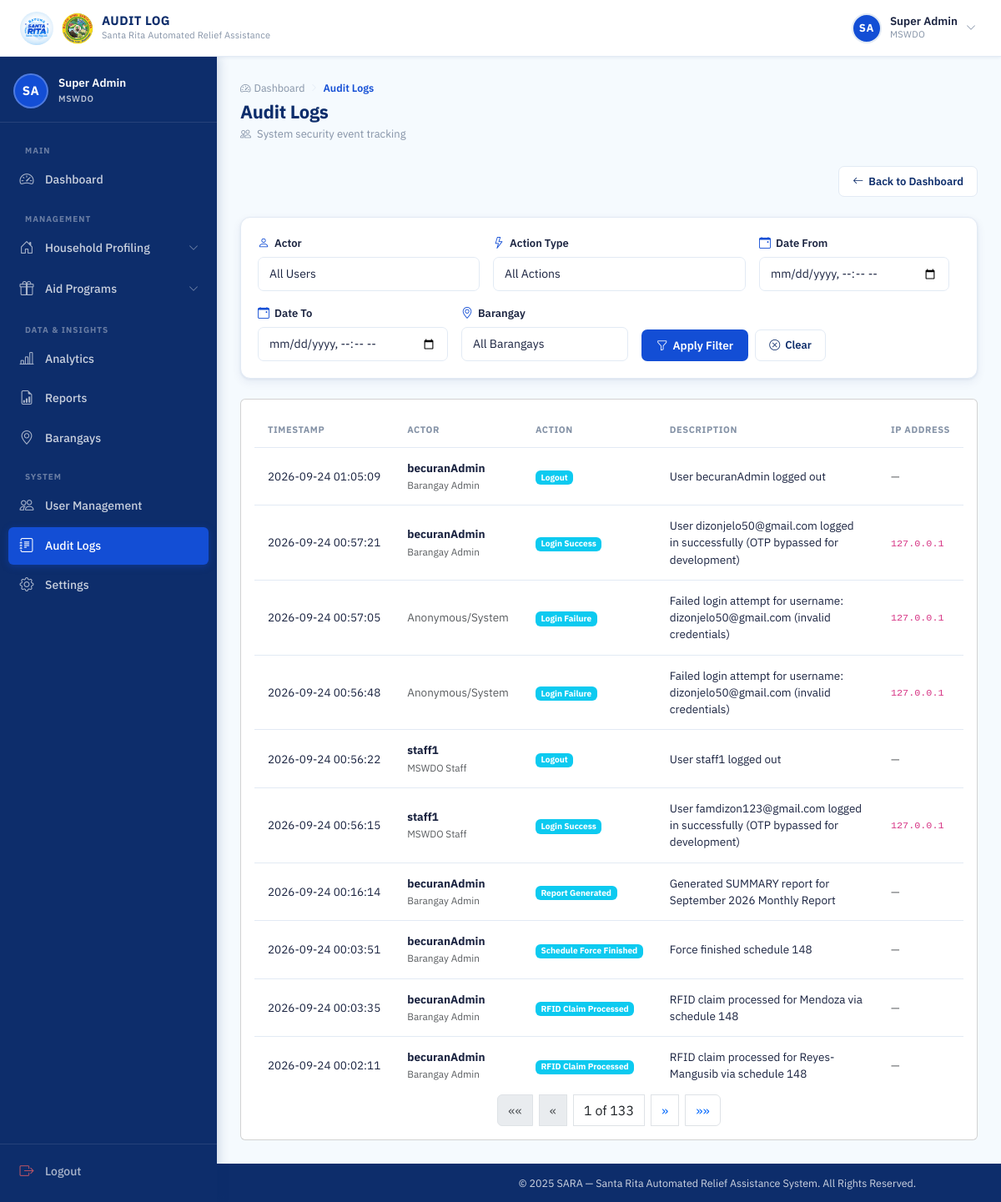
The page /mswdo/audit-log/ (signed in) on the database as committed earlier.
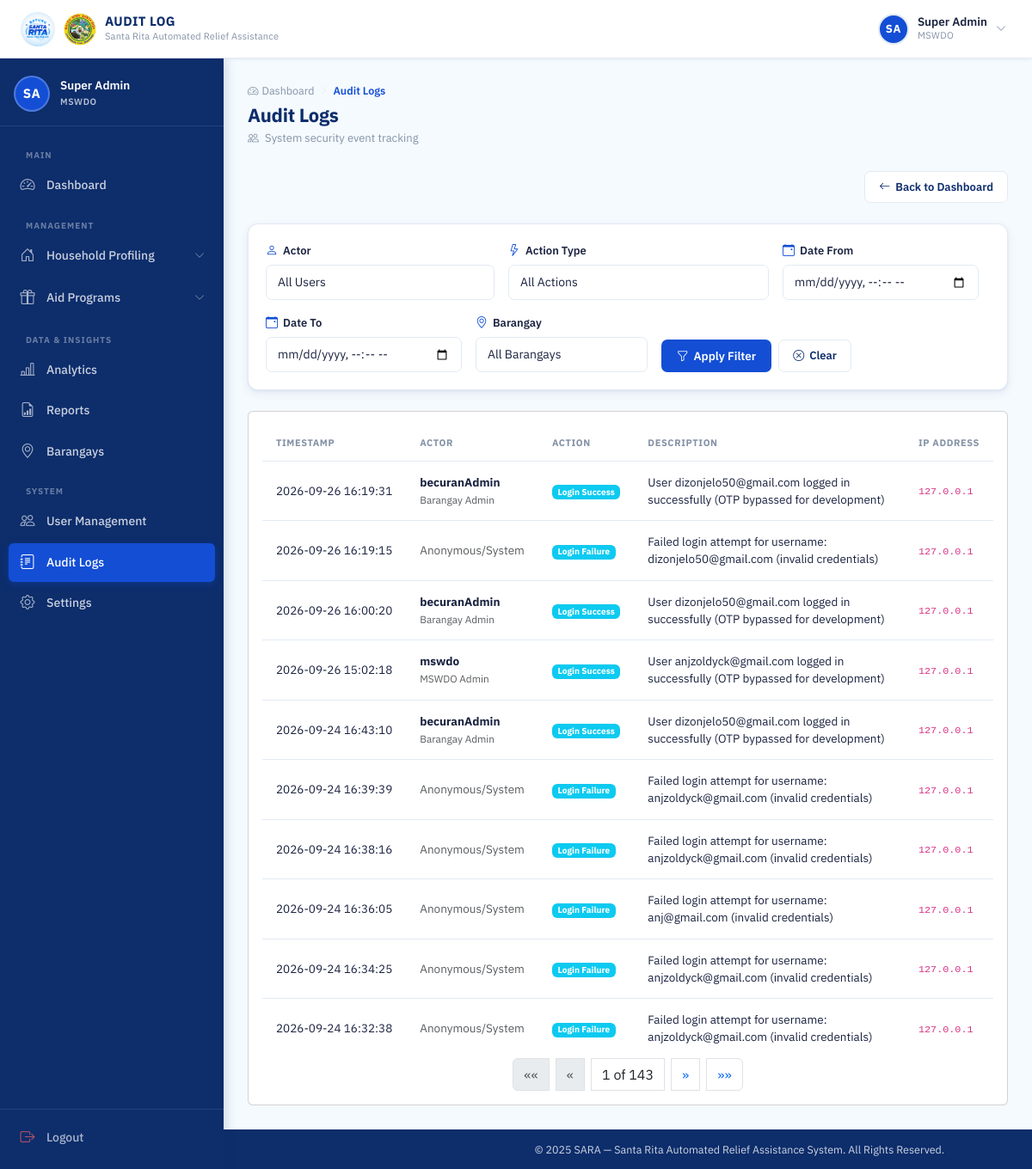
The same page on the database as committed later.
### core/models.py (models this page shows, shortened)
class AuditLog(models.Model):
    ACTION_TYPE_CHOICES = (
        ('LOGIN_SUCCESS', 'Login Success'),
        ('LOGIN_FAILURE', 'Login Failure'),
        ('LOGOUT', 'Logout'),
        ('OTP_LOCKOUT', 'OTP Verification Lockout'),
        ('OTP_SUCCESS', 'OTP Verification Success'),
        ('OTP_FAILURE', 'OTP Verification Failure'),
        ('USER_CREATED', 'User Created'),
        ('USER_ACTIVATED', 'User Activated'),
        ('USER_DEACTIVATED', 'User Deactivated'),
        ('USER_ROLE_CHANGED', 'User Role Changed'),
        ('USER_BARANGAY_CHANGED', 'User Barangay Assignment Changed'),
        ('USER_DELETED', 'User Deleted'),
        ('SCHEDULE_CREATED', 'Schedule Created'),
        ('SCHEDULE_EDITED', 'Schedule Edited'),
        ('SCHEDULE_CANCELLED', 'Schedule Cancelled'),
        ('SCHEDULE_FORCE_FINISHED', 'Schedule Force Finished'),
        ('SCHEDULE_AUTO_FINISHED', 'Schedule Auto Finished'),
        ('BENEFICIARY_LIST_GENERATED', 'Beneficiary List Generated'),
        ('BENEFICIARY_MANUAL_ADD', 'Beneficiary Manual Override Add'),
        ('BENEFICIARY_MANUAL_REMOVE', 'Beneficiary Manual Override Remove'),
        ('CLAIM_RFID', 'RFID Claim Processed'),
        ('CLAIM_WALKIN', 'Walk-in Claim Processed'),
        ('LATE_WALKIN_CLAIM', 'Late Walk-in Claim for Missed Schedule'),
        ('FAMILY_REACTIVATED_WALKIN', 'Family Reactivated via Walk-in'),
        ('BARANGAY_ADMIN_ASSIGNED', 'Barangay Admin Assigned to Schedule'),
        ('BARANGAY_ADMIN_UNASSIGNED', 'Barangay Admin Unassigned from Schedule'),
        ('ACCESS_DENIED_SCAN', 'Access Denied - Scan RFID'),
        ('ACCESS_DENIED_BENEFICIARY', 'Access Denied - Beneficiary List'),
        ('ACCESS_DENIED_SEARCH', 'Access Denied - Search Eligible'),
        ('ACCESS_DENIED_FINISH', 'Access Denied - Finish Distribution'),
        ('REPORT_GENERATED', 'Report Generated'),
        ('BENEFICIARY_BACKUP_DOWNLOADED', 'Beneficiary List Backup Downloaded'),
        ('BENEFICIARY_BACKUP_SKIPPED', 'Beneficiary List Backup Skipped'),
        ('OFFLINE_SYNC_EXPORTED', 'Offline Kit Sync Exported'),
        ('OFFLINE_CLAIM_RECONCILIATION_IMPORT', 'Offline Claim Reconciliation Import'),
    )
    actor = models.ForeignKey(
        settings.AUTH_USER_MODEL,
        on_delete=models.SET_NULL,
        null=True,
        blank=True,
        related_name='audit_logs',
        help_text="User who performed the action (null for anonymous failed login attempts)"
    )
    action_type = models.CharField(
        max_length=50,
        choices=ACTION_TYPE_CHOICES,
        db_index=True
    )
    content_type = models.ForeignKey(ContentType, on_delete=models.CASCADE, null=True, blank=True)
    object_id = models.PositiveIntegerField(null=True, blank=True)
    target = GenericForeignKey('content_type', 'object_id')
    description = models.TextField(
        help_text="Human-readable description of the action (do not include sensitive values like passwords/OTPs)"
    )
    ip_address = models.GenericIPAddressField(null=True, blank=True)
    created_at = models.DateTimeField(auto_now_add=True, db_index=True)
    class Meta:
        ordering = ['-created_at']
        indexes = [
            models.Index(fields=['action_type', 'created_at']),
            models.Index(fields=['actor', 'created_at']),
        ]

### accounts/models.py (models this page shows, shortened)
class User(AbstractUser):
    ROLE_CHOICES = (
        ('MSWDO', 'MSWDO Admin'),
        ('MSWDO_STAFF', 'MSWDO Staff'),
        ('BARANGAY', 'Barangay Admin'),
    )
    email = models.EmailField(unique=True)
    role = models.CharField(max_length=20, choices=ROLE_CHOICES)
    barangay = models.ForeignKey(
        'Barangay', on_delete=models.SET_NULL, blank=True, null=True, related_name='users'
    )
    is_active = models.BooleanField(default=True)
    middle_name = models.CharField(max_length=150, blank=True)
    suffix = models.CharField(max_length=10, blank=True, null=True)
    position = models.CharField(max_length=100, blank=True)
    birth_place = models.CharField(max_length=200, blank=True)
    CIVIL_STATUS_CHOICES = (
        ('SINGLE', 'Single'),
        ('MARRIED', 'Married'),
        ('WIDOWED', 'Widowed'),
        ('SEPARATED', 'Separated'),
        ('ANNULLED', 'Annulled'),
    )
    civil_status = models.CharField(max_length=20, choices=CIVIL_STATUS_CHOICES, blank=True)
    citizenship = models.CharField(max_length=100, blank=True, default='Filipino')
    must_change_password = models.BooleanField(default=False)
    SEX_CHOICES = (
        ('M', 'Male'),
        ('F', 'Female'),
    )
    sex = models.CharField(max_length=1, choices=SEX_CHOICES, blank=True)
    birthdate = models.DateField(blank=True, null=True)
    contact_number = models.CharField(
        max_length=13,
        blank=True,
        validators=[
            RegexValidator(
                regex=r'^(09|\+639)\d{9}$',
                message="Phone number must be entered in the format: '09XXXXXXXXX' or '+639XXXXXXXXX'."
            )
        ]
    )
    profile_image = models.ImageField(upload_to=user_profile_image_path, blank=True, null=True)

### core/views.py (the view, shortened to what this page needs)
# urls.py: path('mswdo/audit-log/', views.audit_log_view, name='audit_log'),
@login_required(login_url='login')
@session_protected
def audit_log_view(request):
    if request.user.role != 'MSWDO':
        return HttpResponseForbidden("Access Denied")
    logs = AuditLog.objects.select_related('actor').all()
    actor_filter = request.GET.get('actor')
    action_type_filter = request.GET.get('action_type')
    date_from = request.GET.get('date_from')
    date_to = request.GET.get('date_to')
    barangay_filter = request.GET.get('barangay')
    if actor_filter:
        logs = logs.filter(actor_id=actor_filter)
    if action_type_filter:
        logs = logs.filter(action_type=action_type_filter)
    logs = logs.order_by('-created_at')
    paginator = Paginator(logs, 10)
    page_number = request.GET.get('page', 1)
    page_obj = paginator.get_page(page_number)
    users = User.objects.filter(role__in=['MSWDO', 'MSWDO_STAFF', 'BARANGAY']).order_by('username')
    action_types = AuditLog.ACTION_TYPE_CHOICES
    barangays = Barangay.objects.all().order_by('name')
    return render(request, 'core/audit_log.html', {
        'page_obj': page_obj,
        'users': users,
        'action_types': action_types,
        'barangays': barangays,
        'selected_actor': actor_filter,
        'selected_action_type': action_type_filter,
        'selected_date_from': date_from,
        'selected_date_to': date_to,
        'selected_barangay': barangay_filter,
    })

### accounts/context_processors.py (called while the page is built)
def auth_required(request):
    return {
        'requires_auth': request.user.is_authenticated
    }

def offline_sync_metadata(request):
    from distribution.models import OfflineSyncMetadata
    from django.conf import settings
    offline_mode = getattr(settings, 'OFFLINE_MODE', False)
    if request.user.is_authenticated and request.user.role == 'MSWDO_STAFF':
        latest_sync = OfflineSyncMetadata.get_latest_sync()
        return {
            'latest_sync': latest_sync,
            'OFFLINE_MODE': offline_mode,
        }
    return {
        'OFFLINE_MODE': offline_mode,
    }

def maptiler_api_key(request):
    from django.conf import settings
    return {
        'maptiler_api_key': getattr(settings, 'MAPTILER_API_KEY', '')
    }

### core/templates/core/audit_log.html (shortened to what the changed rows need)
{% extends 'base.html' %}
{% load static %}
{% block css %}
<link rel="stylesheet" href="{% static 'css/mswdo_dashboard.css' %}">
<link rel="stylesheet" href="{% static 'css/barangay_accounts.css' %}">
{% endblock %}
{% block content %}
<div class="dash-page-header">
  <div>
    <h1 class="dash-page-title">Audit Logs</h1>
  </div>
</div>
<div class="card">
  <div class="card-body">
    {% if page_obj %}
    <div class="table-responsive">
      <table class="acct-table">
        <thead>
          <tr>
            <th class="acct-th">Timestamp</th>
            <th class="acct-th">Actor</th>
            <th class="acct-th">Action</th>
            <th class="acct-th">Description</th>
            <th class="acct-th">IP Address</th>
          </tr>
        </thead>
        <tbody>
          {% for log in page_obj %}
          <tr class="acct-row">
            <td class="acct-td">
              <div style="white-space: nowrap;">{{ log.created_at|date:"Y-m-d H:i:s" }}</div>
            </td>
            <td class="acct-td">
              {% if log.actor %}
                <strong>{{ log.actor.username }}</strong>
                <br>
                <small class="text-muted">{{ log.actor.get_role_display }}</small>
              {% else %}
                <span class="text-muted">Anonymous/System</span>
              {% endif %}
            </td>
            <td class="acct-td">
              <span class="badge bg-info">{{ log.get_action_type_display }}</span>
            </td>
            <td class="acct-td">{{ log.description }}</td>
            <td class="acct-td">
              {% if log.ip_address %}
                <code>{{ log.ip_address }}</code>
              {% else %}
                <span class="text-muted">—</span>
              {% endif %}
            </td>
          </tr>
          {% endfor %}
        </tbody>
      </table>
    </div>
    {% if page_obj.has_other_pages %}
    <nav aria-label="Page navigation">
      <ul class="pagination justify-content-center" style="gap: 8px;">
        {% if page_obj.has_previous %}
        <li class="page-item">
          <a class="page-link pagination-btn" data-page="1" href="?page=1{% if selected_actor %}&actor={{ selected_actor }}{% endif %}{% if selected_action_type %}&action_type={{ selected_action_type }}{% endif %}{% if selected_date_from %}&date_from={{ selected_date_from }}{% endif %}{% if selected_date_to %}&date_to={{ selected_date_to }}{% endif %}{% if selected_barangay %}&barangay={{ selected_barangay }}{% endif %}">&laquo;&laquo;</a>
        </li>
        <li class="page-item">
          <a class="page-link pagination-btn" data-page="{{ page_obj.previous_page_number }}" href="?page={{ page_obj.previous_page_number }}{% if selected_actor %}&actor={{ selected_actor }}{% endif %}{% if selected_action_type %}&action_type={{ selected_action_type }}{% endif %}{% if selected_date_from %}&date_from={{ selected_date_from }}{% endif %}{% if selected_date_to %}&date_to={{ selected_date_to }}{% endif %}{% if selected_barangay %}&barangay={{ selected_barangay }}{% endif %}">&laquo;</a>
        </li>
        {% else %}
        <li class="page-item disabled"><span class="page-link">&laquo;&laquo;</span></li>
        <li class="page-item disabled"><span class="page-link">&laquo;</span></li>
        {% endif %}
        <li class="page-item">
          <span class="page-link" style="background: none; border: 1px solid #dee2e6; color: #212529;">{{ page_obj.number }} of {{ page_obj.paginator.num_pages }}</span>
        </li>
        {% if page_obj.has_next %}
        <li class="page-item">
          <a class="page-link pagination-btn" data-page="{{ page_obj.next_page_number }}" href="?page={{ page_obj.next_page_number }}">&raquo;</a>
        </li>
        <li class="page-item">
          <a class="page-link pagination-btn" data-page="{{ page_obj.paginator.num_pages }}" href="?page={{ page_obj.paginator.num_pages }}">&raquo;&raquo;</a>
        </li>
        {% else %}
        <li class="page-item disabled"><span class="page-link">&raquo;</span></li>
        <li class="page-item disabled"><span class="page-link">&raquo;&raquo;</span></li>
        {% endif %}
      </ul>
    </nav>
    {% endif %}
    {% else %}
    <div class="text-center py-5">
      <i class="bi bi-inbox fs-1 text-muted"></i>
      <p class="text-muted mt-3">No audit log entries found matching your filters.</p>
    </div>
    {% endif %}
  </div>
</div>
{% endblock %}

Rows that differ between the two databases and show on the page:
no longer on this page (row unchanged): AuditLog: created_at "2026-09-24 01:05:09", actor.username "becuranAdmin", actor.role "Barangay Admin", action_type "Logout", description "User becuranAdmin logged out"
no longer on this page (row unchanged): AuditLog: created_at "2026-09-24 00:57:21", actor.username "becuranAdmin", actor.role "Barangay Admin", action_type "Login Success", description "User dizonjelo50@gmail.com logged in successfully (OTP bypassed for development)", ip_address "127.0.0.1"
no longer on this page (row unchanged): AuditLog: created_at "2026-09-24 00:57:05", shows "Anonymous/System", action_type "Login Failure", description "Failed login attempt for username: dizonjelo50@gmail.com (invalid credentials)", ip_address "127.0.0.1"
no longer on this page (row unchanged): AuditLog: created_at "2026-09-24 00:56:48", shows "Anonymous/System", action_type "Login Failure", description "Failed login attempt for username: dizonjelo50@gmail.com (invalid credentials)", ip_address "127.0.0.1"
no longer on this page (row unchanged): AuditLog: created_at "2026-09-24 00:56:22", actor.username "staff1", actor.role "MSWDO Staff", action_type "Logout", description "User staff1 logged out"
no longer on this page (row unchanged): AuditLog: created_at "2026-09-24 00:56:15", actor.username "staff1", actor.role "MSWDO Staff", action_type "Login Success", description "User famdizon123@gmail.com logged in successfully (OTP bypassed for development)", ip_address "127.0.0.1"
no longer on this page (row unchanged): AuditLog: created_at "2026-09-24 00:16:14", actor.username "becuranAdmin", actor.role "Barangay Admin", action_type "Report Generated", description "Generated SUMMARY report for September 2026 Monthly Report"
no longer on this page (row unchanged): AuditLog: created_at "2026-09-24 00:03:51", actor.username "becuranAdmin", actor.role "Barangay Admin", action_type "Schedule Force Finished", description "Force finished schedule 148"
no longer on this page (row unchanged): AuditLog: created_at "2026-09-24 00:03:35", actor.username "becuranAdmin", actor.role "Barangay Admin", action_type "RFID Claim Processed", description "RFID claim processed for Mendoza via schedule 148"
no longer on this page (row unchanged): AuditLog: created_at "2026-09-24 00:02:11", actor.username "becuranAdmin", actor.role "Barangay Admin", action_type "RFID Claim Processed", description "RFID claim processed for Reyes- Mangusib via schedule 148"
added AuditLog: created_at "2026-09-26 16:19:31", actor.username "becuranAdmin", actor.role "Barangay Admin", action_type "Login Success", description "User dizonjelo50@gmail.com logged in successfully (OTP bypassed for development)", ip_address "127.0.0.1"
added AuditLog: created_at "2026-09-26 16:19:15", shows "Anonymous/System", action_type "Login Failure", description "Failed login attempt for username: dizonjelo50@gmail.com (invalid credentials)", ip_address "127.0.0.1"
added AuditLog: created_at "2026-09-26 16:00:20", actor.username "becuranAdmin", actor.role "Barangay Admin", action_type "Login Success", description "User dizonjelo50@gmail.com logged in successfully (OTP bypassed for development)", ip_address "127.0.0.1"
added AuditLog: created_at "2026-09-26 15:02:18", actor.username "mswdo", actor.role "MSWDO Admin", action_type "Login Success", description "User anjzoldyck@gmail.com logged in successfully (OTP bypassed for development)", ip_address "127.0.0.1"
added AuditLog: created_at "2026-09-24 16:43:10", actor.username "becuranAdmin", actor.role "Barangay Admin", action_type "Login Success", description "User dizonjelo50@gmail.com logged in successfully (OTP bypassed for development)", ip_address "127.0.0.1"
added AuditLog: created_at "2026-09-24 16:39:39", shows "Anonymous/System", action_type "Login Failure", description "Failed login attempt for username: anjzoldyck@gmail.com (invalid credentials)", ip_address "127.0.0.1"
added AuditLog: created_at "2026-09-24 16:38:16", shows "Anonymous/System", action_type "Login Failure", description "Failed login attempt for username: anjzoldyck@gmail.com (invalid credentials)", ip_address "127.0.0.1"
added AuditLog: created_at "2026-09-24 16:36:05", shows "Anonymous/System", action_type "Login Failure", description "Failed login attempt for username: anj@gmail.com (invalid credentials)", ip_address "127.0.0.1"
added AuditLog: created_at "2026-09-24 16:34:25", shows "Anonymous/System", action_type "Login Failure", description "Failed login attempt for username: anjzoldyck@gmail.com (invalid credentials)", ip_address "127.0.0.1"
added AuditLog: created_at "2026-09-24 16:32:38", shows "Anonymous/System", action_type "Login Failure", description "Failed login attempt for username: anjzoldyck@gmail.com (invalid credentials)", ip_address "127.0.0.1"
Other text that changed with them:
{{ page_obj.paginator.num_pages }}: "133" → "143"
